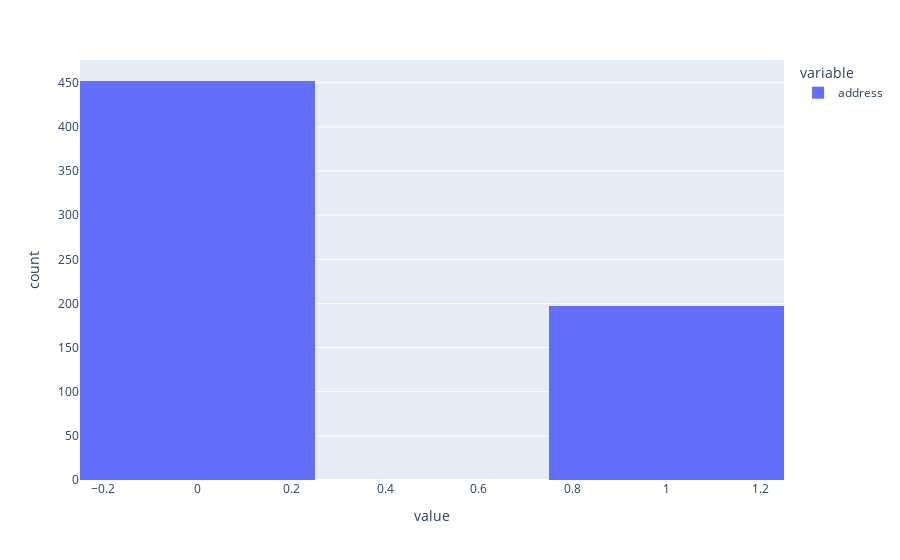

Here is the notebook cell this chart was saved with:
### Code cell
plx.histogram(numeric["address"],nbins=3)

### Figure 1 — Plotly figure (JSON) as saved in the notebook; plotly's stock layout.template omitted (floating-point values rounded to 4 significant figures; data arrays with more than 128 entries replaced by an {"elided": "..."} marker saying what was removed)
{"data": [{"alignmentgroup": "True", "bingroup": "x", "hovertemplate": "variable=address<br>value=%{x}<br>count=%{y}<extra></extra>", "legendgroup": "address", "marker": {"color": "#636efa", "pattern": {"shape": ""}}, "name": "address", "nbinsx": 3, "offsetgroup": "address", "orientation": "v", "showlegend": true, "type": "histogram", "x": {"elided": "649 int values"}, "xaxis": "x", "yaxis": "y"}], "layout": {"barmode": "relative", "legend": {"title": {"text": "variable"}, "tracegroupgap": 0}, "margin": {"t": 60}, "xaxis": {"anchor": "y", "domain": [0, 1], "title": {"text": "value"}}, "yaxis": {"anchor": "x", "domain": [0, 1], "title": {"text": "count"}}}}
